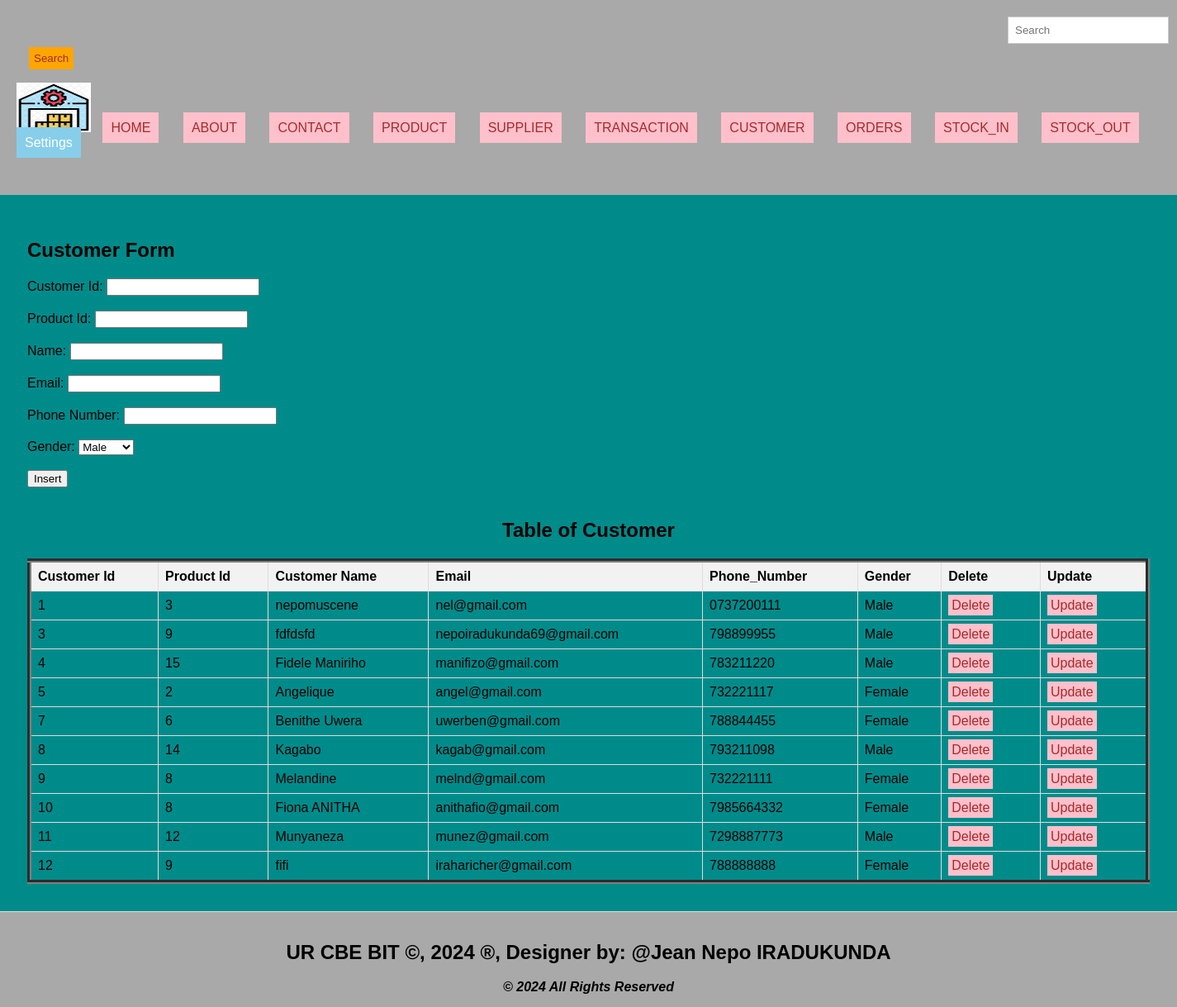
/customer.php, run on the app's committed database.
### tables this page shows
CREATE TABLE `customer` (
  `Customer_Id` int(11) NOT NULL,
  `Product_Id` int(11) NOT NULL,
  `Name` varchar(255) NOT NULL,
  `Email` varchar(255) NOT NULL,
  `Phone_Number` varchar(10) NOT NULL,
  `Gender` varchar(10) NOT NULL
);

### customer.php (the view, shortened to what this page needs)
<!DOCTYPE html>
<html lang="en">
<head>
  <link rel="stylesheet" type="text/css" href="style.css" title="style 1" media="screen, tv, projection, handheld, print"/>
  </head>
<header>
<body bgcolor="darkcyan">
 <form class="d-flex" role="search" action="search.php" method="GET">
      <input class="form-control me-2" type="search" placeholder="Search" aria-label="Search" name="query">
      <button class="btn btn-outline-success" type="submit">Search</button>
    </form>
  <ul style="list-style-type: none; padding: 0;">
    <li style="display: inline; margin-right: 10px;">
    <img src="./Images/Logo.jpeg" width="90" height="60" alt="Logo">
  </li>
    <li style="display: inline; margin-right: 10px;"><a href="./home.html">HOME</a>
  </li>
    <li style="display: inline; margin-right: 10px;"><a href="./about.html">ABOUT</a>
  </li>
    <li style="display: inline; margin-right: 10px;"><a href="./contact.html">CONTACT</a>
  </li>
    <li style="display: inline; margin-right: 10px;"><a href="./product.php">PRODUCT</a>
  </li>
    <li style="display: inline; margin-right: 10px;"><a href="./supplier.php">SUPPLIER</a>
  </li>
    <li style="display: inline; margin-right: 10px;"><a href="./transaction.php">TRANSACTION</a>
  </li>
    <li style="display: inline; margin-right: 10px;"><a href="./customer.php">CUSTOMER</a>
  </li>
    <li style="display: inline; margin-right: 10px;"><a href="./order.php">ORDERS</a>
  </li>
    <li style="display: inline; margin-right: 10px;"><a href="./stockin.php">STOCK_IN</a>
  </li>
    <li style="display: inline; margin-right: 10px;"><a href="./stockout.php">STOCK_OUT</a>
  </li>
    <li class="dropdown" style="display: inline; margin-right: 10px;">
      <a href="#" style="padding: 10px; color: white; background-color: skyblue; text-decoration: none; margin-right: 15px;">Settings</a>
    </li><br><br>
  </ul>
</header>
<section>
<h1>Customer Form</h1>
    <form method="post" onsubmit="return confirmInsert();">
        <label for="custid">Customer Id:</label>
        <input type="number" id="custid" name="custid"><br><br>
        <label for="pid">Product Id:</label>
        <input type="number" id="pid" name="pid" required><br><br>
        <label for="custname">Name:</label>
        <input type="text" id="custname" name="custname" required><br><br>
        <label for="email">Email:</label>
        <input type="email" id="email" name="email" required><br><br>
        <label for="phone">Phone Number:</label>
        <input type="text" id="phone" name="phone" required><br><br>
        <label for="gend">Gender:</label>
        <select name="gend" id="gend">
            <option value="Male">Male</option>
        </select><br><br>
        <input type="submit" name="add" value="Insert"><br><br>
    </form>
<!DOCTYPE html>
<html>
<head>
</head>
<body>
    <center><h2>Table of Customer</h2></center>
    <table border="5">
        <tr>
            <th>Customer Id</th>
            <th>Product Id</th>
            <th>Customer Name</th>
            <th>Email</th>
            <th>Phone_Number</th>
            <th>Gender</th>
            <th>Delete</th>
            <th>Update</th>
        </tr>
        <?php
       include('Database_Connection.php');
        $sql = "SELECT * FROM Customer";
        $result = $connection->query($sql);
        if ($result->num_rows > 0) {
            while ($row = $result->fetch_assoc()) {
                $cusid = $row['Customer_Id'];
                echo "<tr>
                    <td>" . $row['Customer_Id'] . "</td>
                    <td>" . $row['Product_Id'] . "</td>
                    <td>" . $row['Name'] . "</td>
                    <td>" . $row['Email'] . "</td>
                    <td>" . $row['Phone_Number'] . "</td>
                    <td>" . $row['Gender'] . "</td>
                    <td><a style='padding:4px' href='delete_customer.php?Customer_Id=$cusid'>Delete</a></td>
                    <td><a style='padding:4px' href='update_customer.php?Customer_Id=$cusid'>Update</a></td>
                </tr>";
            }
        } else {
            echo "<tr><td colspan='6'>No data found</td></tr>";
        }
        ?>
    </table>
</body>
</section>
<footer>
  <marquee behavior='alternate'>
<b><h2>UR CBE BIT &copy, 2024 &reg, Designer by: @Jean Nepo IRADUKUNDA</h2></b>
</marquee>
<center><b><i>&copy 2024 All Rights Reserved</i></b></center>
</footer>
</body>
</html>

### style.css (style rules this page uses)
body { font-family: Arial, sans-serif; margin: 0; padding: 0; }
.form-control { padding: 8px; margin-left: 4px; border: 1px solid #ccc; }
.btn { padding: 6px; background-color: orange; color: brown; border: none; }
.dropdown { position: relative; display: inline; margin-right: 10px; }
body { font-family: Arial,sans-serif; margin:0; padding:0; }
header { background-color:darkgray; padding: 20px; }
.dropdown { position: right; display:right; direction:rtl; }
section { padding:28px; border-bottom: 1px solid #ddd; }
footer { text-align: center; padding: 15px; background-color:darkgray; }

### customer.php (style rules this page uses)
a { padding: 10px; color: white; background-color: pink; text-decoration: none; margin-right: 15px; }
a:link { color: brown; }
button.btn { margin-left: 15px; margin-top: 4px; }
input.form-control { margin-left: 1200px; padding: 8px; }
section { padding:33px; border-bottom: 1px solid #ddd; }
footer { text-align: center; padding: 15px; background-color:darkgray; }
table { width: 100%; border-collapse: collapse; }
th, td { border: 1px solid #ddd; padding: 8px; text-align: left; }
th { background-color: #f2f2f2; }

### data on the page
customer: Customer_Id "1", Product_Id "3", Name "nepomuscene", Email "nel@gmail.com", Phone_Number "0737200111", Gender "Male"
customer: Customer_Id "3", Product_Id "9", Name "fdfdsfd", Email "nepoiradukunda69@gmail.com", Phone_Number "798899955", Gender "Male"
customer: Customer_Id "4", Product_Id "15", Name "Fidele Maniriho", Email "manifizo@gmail.com", Phone_Number "783211220", Gender "Male"
customer: Customer_Id "5", Product_Id "2", Name "Angelique", Email "angel@gmail.com", Phone_Number "732221117", Gender "Female"
customer: Customer_Id "7", Product_Id "6", Name "Benithe Uwera", Email "uwerben@gmail.com", Phone_Number "788844455", Gender "Female"
customer: Customer_Id "8", Product_Id "14", Name "Kagabo", Email "kagab@gmail.com", Phone_Number "793211098", Gender "Male"
customer: Customer_Id "9", Product_Id "8", Name "Melandine", Email "melnd@gmail.com", Phone_Number "732221111", Gender "Female"
customer: Customer_Id "10", Product_Id "8", Name "Fiona ANITHA", Email "anithafio@gmail.com", Phone_Number "7985664332", Gender "Female"
customer: Customer_Id "11", Product_Id "12", Name "Munyaneza", Email "munez@gmail.com", Phone_Number "7298887773", Gender "Male"
customer: Customer_Id "12", Product_Id "9", Name "fifi", Email "iraharicher@gmail.com", Phone_Number "788888888", Gender "Female"
